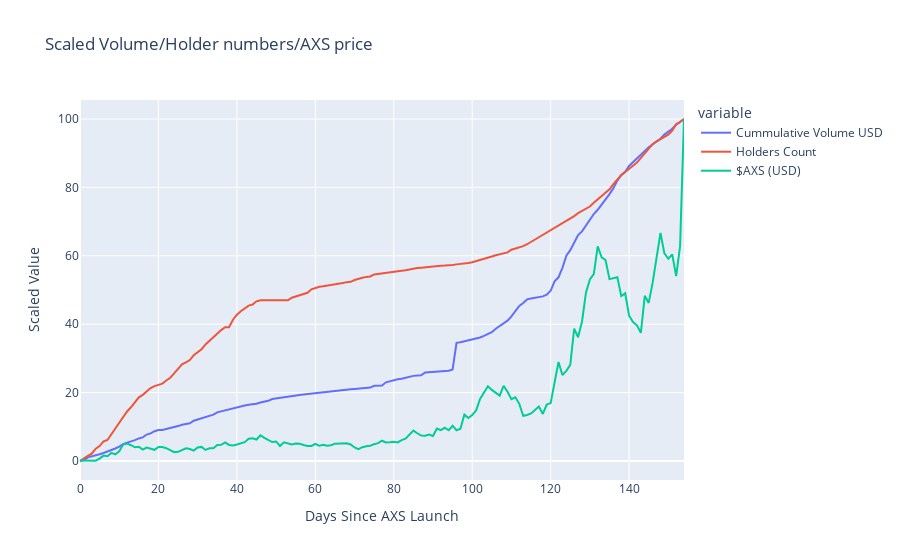

The code cell stored with this chart in its notebook:
### Code cell
#Visualize all
fig_scaleAXS = px.line(df_scaledAXS, y=["Cummulative Volume USD", "Holders Count","$AXS (USD)"],
    labels= {"value":"Scaled Value", "index":"Days Since AXS Launch"},
    title= "Scaled Volume/Holder numbers/AXS price"
    )
fig_scaleAXS.show()

### Figure 1 — Plotly figure (JSON) as saved in the notebook; plotly's stock layout.template omitted (floating-point values rounded to 4 significant figures; data arrays with more than 128 entries replaced by an {"elided": "..."} marker saying what was removed)
{"data": [{"hovertemplate": "variable=Cummulative Volume USD<br>Days Since AXS Launch=%{x}<br>Scaled Value=%{y}<extra></extra>", "legendgroup": "Cummulative Volume USD", "line": {"color": "#636efa", "dash": "solid"}, "mode": "lines", "name": "Cummulative Volume USD", "orientation": "v", "showlegend": true, "type": "scatter", "x": {"elided": "155 int values"}, "xaxis": "x", "y": {"elided": "155 float values"}, "yaxis": "y"}, {"hovertemplate": "variable=Holders Count<br>Days Since AXS Launch=%{x}<br>Scaled Value=%{y}<extra></extra>", "legendgroup": "Holders Count", "line": {"color": "#EF553B", "dash": "solid"}, "mode": "lines", "name": "Holders Count", "orientation": "v", "showlegend": true, "type": "scatter", "x": {"elided": "155 int values"}, "xaxis": "x", "y": {"elided": "155 float values"}, "yaxis": "y"}, {"hovertemplate": "variable=$AXS (USD)<br>Days Since AXS Launch=%{x}<br>Scaled Value=%{y}<extra></extra>", "legendgroup": "$AXS (USD)", "line": {"color": "#00cc96", "dash": "solid"}, "mode": "lines", "name": "$AXS (USD)", "orientation": "v", "showlegend": true, "type": "scatter", "x": {"elided": "155 int values"}, "xaxis": "x", "y": {"elided": "155 float values"}, "yaxis": "y"}], "layout": {"legend": {"title": {"text": "variable"}, "tracegroupgap": 0}, "title": {"text": "Scaled Volume/Holder numbers/AXS price"}, "xaxis": {"anchor": "y", "domain": [0, 1], "title": {"text": "Days Since AXS Launch"}}, "yaxis": {"anchor": "x", "domain": [0, 1], "title": {"text": "Scaled Value"}}}}
